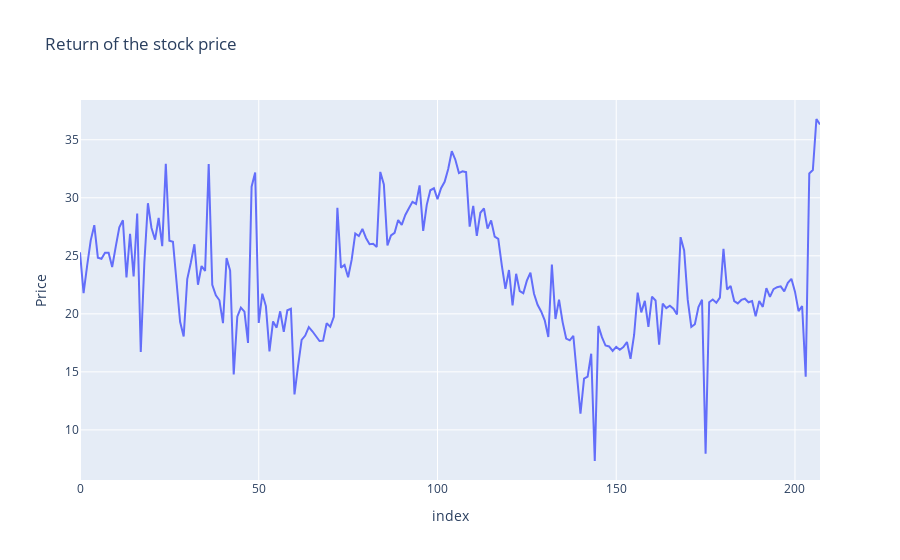

Notebook source saved alongside this figure:
### Code cell
px.line(data, x= data.index, y='Price', title='Return of the stock price')

### Figure 1 — Plotly figure (JSON) as saved in the notebook; plotly's stock layout.template omitted (floating-point values rounded to 4 significant figures; data arrays with more than 128 entries replaced by an {"elided": "..."} marker saying what was removed)
{"data": [{"hovertemplate": "index=%{x}<br>Price=%{y}<extra></extra>", "legendgroup": "", "line": {"color": "#636efa", "dash": "solid"}, "marker": {"symbol": "circle"}, "mode": "lines", "name": "", "orientation": "v", "showlegend": false, "type": "scatter", "x": {"elided": "208 int values"}, "xaxis": "x", "y": {"elided": "208 float values"}, "yaxis": "y"}], "layout": {"legend": {"tracegroupgap": 0}, "title": {"text": "Return of the stock price"}, "xaxis": {"anchor": "y", "domain": [0, 1], "title": {"text": "index"}}, "yaxis": {"anchor": "x", "domain": [0, 1], "title": {"text": "Price"}}}}
